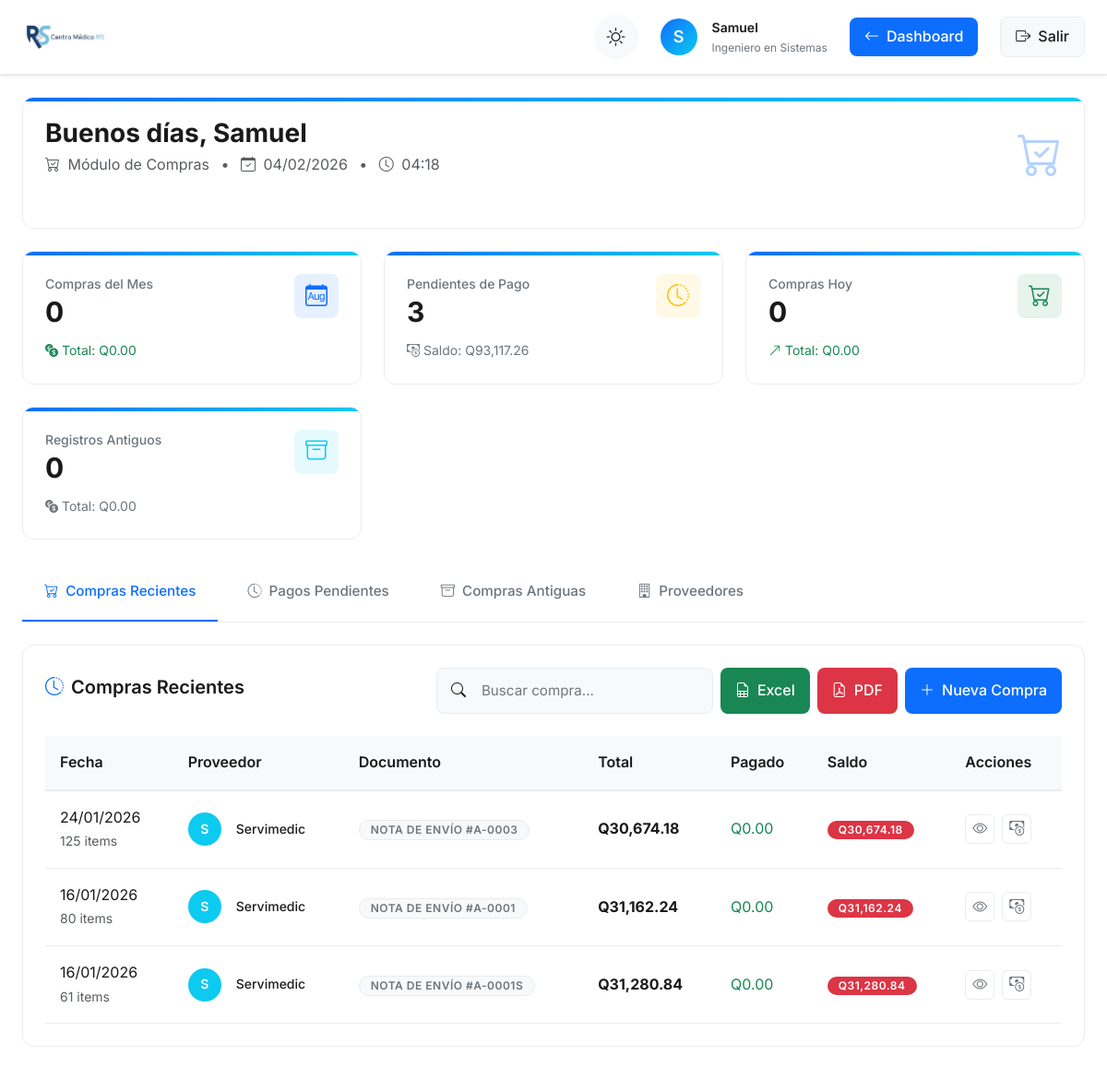
The app's page /php/purchases/index.php (signed in) with its own data.
### tables this page shows
CREATE TABLE `purchase_headers` (
  `id` int NOT NULL,
  `document_type` enum('Factura','Nota de Envío','Consumidor Final') NOT NULL,
  `document_number` varchar(50) DEFAULT NULL,
  `provider_name` varchar(100) DEFAULT NULL,
  `purchase_date` date NOT NULL,
  `total_amount` decimal(10,2) NOT NULL,
  `status` enum('Pendiente','Completado') DEFAULT 'Pendiente',
  `created_at` timestamp NULL DEFAULT CURRENT_TIMESTAMP,
  `paid_amount` decimal(10,2) DEFAULT '0.00',
  `payment_status` enum('Pendiente','Parcial','Pagado') DEFAULT 'Pendiente',
  `created_by` int DEFAULT NULL
);

### php/purchases/index.php (the view, shortened to what the rows shown need)
<?php
try {
    $database = new Database();
    $conn = $database->getConnection();
    $user_name = $_SESSION['nombre'];
    $stmt = $conn->prepare("SELECT ph.*,
                           (ph.total_amount - COALESCE(ph.paid_amount, 0)) as balance,
                           (SELECT COUNT(*) FROM purchase_items WHERE purchase_header_id = ph.id) as items_count
                           FROM purchase_headers ph
                           ORDER BY ph.purchase_date DESC, ph.created_at DESC
                           LIMIT 10");
    $stmt->execute();
    $recent_purchases = $stmt->fetchAll(PDO::FETCH_ASSOC);
} catch (Exception $e) {
    error_log("Error en módulo de compras: " . $e->getMessage());
    die("Error al cargar el módulo de compras. Por favor, contacte al administrador.");
}
?>
<!DOCTYPE html>
<html lang="es" data-theme="light">
<head>
    <link rel="stylesheet" href="https://cdn.jsdelivr.net/npm/bootstrap-icons@1.10.0/font/bootstrap-icons.css">
    <link href="https://cdn.jsdelivr.net/npm/bootstrap@5.3.0/dist/css/bootstrap.min.css" rel="stylesheet">
    <link rel="stylesheet" href="https://cdn.jsdelivr.net/npm/sweetalert2@11/dist/sweetalert2.min.css">
</head>
<body>
    <div class="dashboard-container">
        <main class="main-content">
            <div class="stat-card mb-4 animate-in">
                <div class="stat-header">
                    <div>
                        <h2 id="greeting" class="stat-value" style="font-size: 1.75rem; margin-bottom: 0.5rem;">
                            <span id="greeting-text">Buenos días</span>, <?php echo htmlspecialchars($user_name); ?>
                        </h2>
                    </div>
                </div>
            </div>
            <div class="tab-content active" id="recent-purchases-tab">
                <section class="appointments-section animate-in delay-1">
                    <?php if (count($recent_purchases) > 0): ?>
                        <div class="table-responsive">
                            <table class="appointments-table" id="tableRecent">
                                <thead>
                                    <tr>
                                        <th>Fecha</th>
                                        <th>Proveedor</th>
                                        <th>Documento</th>
                                        <th>Total</th>
                                        <th>Pagado</th>
                                        <th>Saldo</th>
                                        <th>Acciones</th>
                                    </tr>
                                </thead>
                                <tbody>
                                    <?php foreach ($recent_purchases as $purchase): ?>
                                        <?php
                                        $balance = $purchase['balance'];
                                        $paid = $purchase['total_amount'] - $balance;
                                        ?>
                                        <tr>
                                            <td>
                                                <?php echo date('d/m/Y', strtotime($purchase['purchase_date'])); ?>
                                                <br>
                                                <small class="text-muted"><?php echo $purchase['items_count']; ?> items</small>
                                            </td>
                                            <td>
                                                <div class="patient-cell">
                                                    <div class="patient-avatar" style="background: var(--color-info);">
                                                        <?php echo strtoupper(substr($purchase['provider_name'], 0, 1)); ?>
                                                    </div>
                                                    <div class="patient-info">
                                                        <div class="patient-name">
                                                            <?php echo htmlspecialchars($purchase['provider_name']); ?>
                                                        </div>
                                                    </div>
                                                </div>
                                            </td>
                                            <td>
                                                <span class="badge badge-secondary">
                                                    <?php echo htmlspecialchars($purchase['document_type']); ?>
                                                    <?php echo $purchase['document_number'] ? '#' . $purchase['document_number'] : ''; ?>
                                                </span>
                                            </td>
                                            <td class="fw-bold">Q<?php echo number_format($purchase['total_amount'], 2); ?></td>
                                            <td class="text-success">Q<?php echo number_format($paid, 2); ?></td>
                                            <td>
                                                <?php if ($balance > 0): ?>
                                                    <span
                                                        class="badge badge-danger">Q<?php echo number_format($balance, 2); ?></span>
                                                <?php else: ?>
                                                    <span class="badge badge-success">Pagado</span>
                                                <?php endif; ?>
                                            </td>
                                            <td>
                                                <div class="action-buttons">
                                                    <a href="#" class="btn-icon history" title="Ver detalles"
                                                        onclick="viewPurchaseDetails(<?php echo $purchase['id']; ?>)">
                                                        <i class="bi bi-eye"></i>
                                                    </a>
                                                    <?php if ($balance > 0): ?>
                                                        <a href="#" class="btn-icon edit" title="Registrar pago"
                                                            onclick="openPaymentModal(<?php echo $purchase['id']; ?>)">
                                                            <i class="bi bi-cash-coin"></i>
                                                        </a>
                                                    <?php endif; ?>
                                                </div>
                                            </td>
                                        </tr>
                                    <?php endforeach; ?>
                                </tbody>
                            </table>
                        </div>
                    <?php endif; ?>
                </section>
            </div>
        </main>
    </div>
</body>
</html>

### records on screen
purchase_headers: purchase_date "24/01/2026", items_count "125", provider_name "S", provider_name "Servimedic", document_type "NOTA DE ENVÍO", document_number "A-0003", total_amount "30,674.18", paid "0.00", balance "30,674.18"
purchase_headers: purchase_date "16/01/2026", items_count "80", provider_name "S", provider_name "Servimedic", document_type "NOTA DE ENVÍO", document_number "A-0001", total_amount "31,162.24", paid "0.00", balance "31,162.24"
purchase_headers: purchase_date "16/01/2026", items_count "61", provider_name "S", provider_name "Servimedic", document_type "NOTA DE ENVÍO", document_number "A-0001S", total_amount "31,280.84", paid "0.00", balance "31,280.84"

### other values on screen
substr($user_name, 0, 1) "S"
$user_name "Samuel"
$user_specialty "Ingeniero en Sistemas"
$month_purchases "0"
$month_total "0.00"
$pending_count "3"
$total_balance "93,117.26"
$today_purchases "0"
$today_total "0.00"
$old_purchases "0"
$old_total "0.00"
